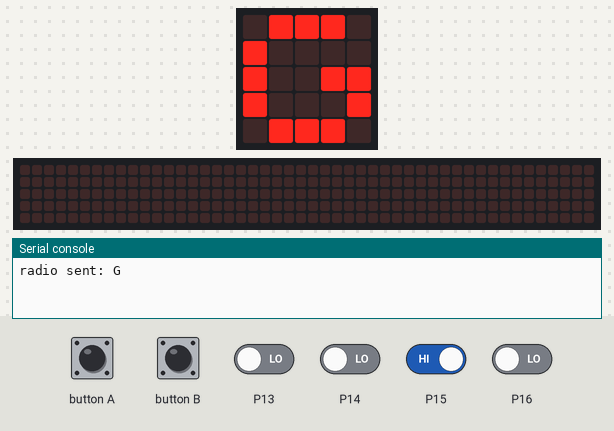
Bench run of a program on a simulated BBC micro:bit (MakeCode). Shown: the board's 5×5 LED display, a strip that is not on the board, showing the scrolling text unrolled, the last lines printed to the serial console. Inputs (shaded band) come from the test bench; at power-on: P15 HIGH, P13, P14, P16 LOW. No radio messages arrive unless stated (any console line starting 'radio sent:' is added by the test bench); the 48×5 strip is a reading aid, not a part: it shows the text the display is scrolling, unrolled, one strip-width of it at a time.

Above: at 1.2 s.
1.3 s: P13 driven HIGH
At 1.92 s:
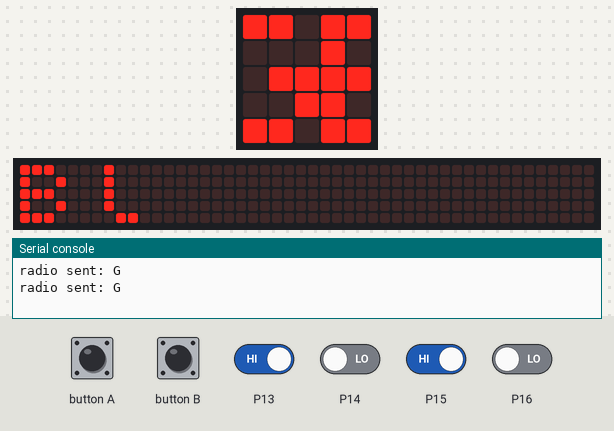
3.5 s: P15 driven LOW
At 5.0 s:
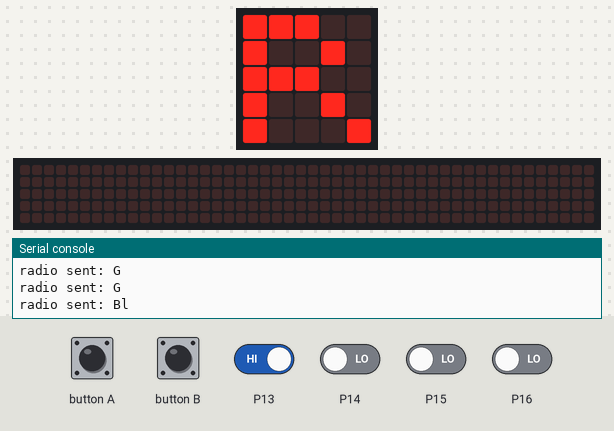
5.7 s: button A pressed for 0.15 s
At 7.1 s:
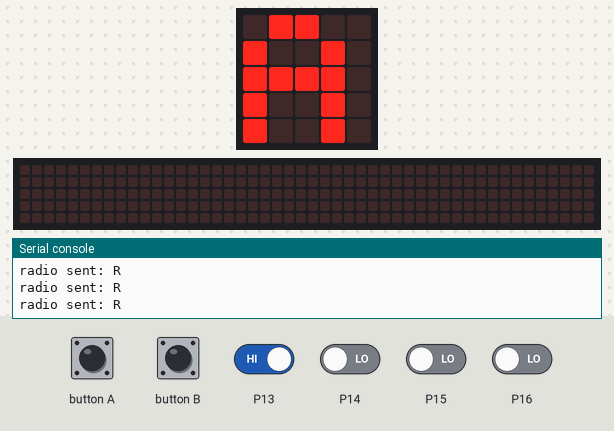
8.8 s: button B pressed for 0.15 s
At 10.1 s:
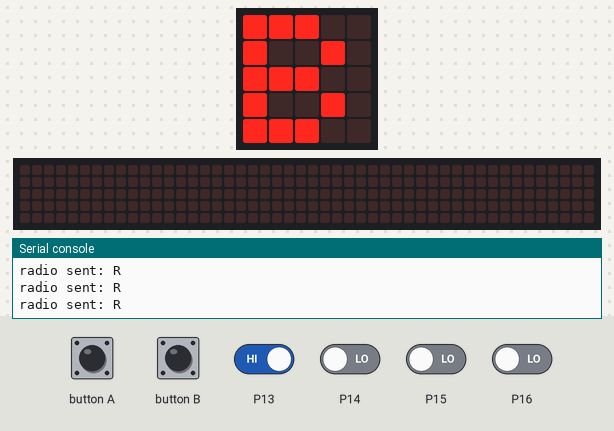
11.8 s: P15 driven HIGH
At 11.96 s:
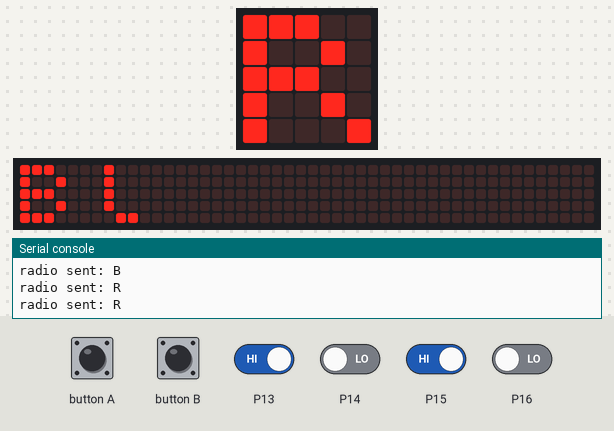
13.3 s: P16 driven HIGH
At 15.9 s:
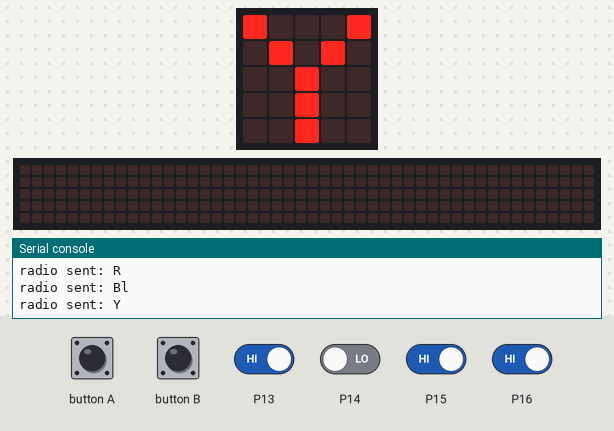
Timing chart, 0 to 17.1 s (numbered marks = the images above; inputs shaded):
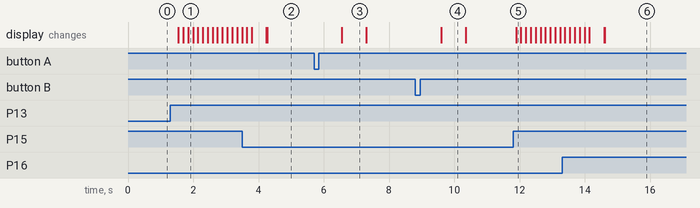

The program:

main.ts
```typescript
input.onButtonPressed(Button.A, function () {
    basic.showString("A")
    radio.sendString("A")
})
input.onButtonPressed(Button.B, function () {
    basic.showString("B")
    radio.sendString("B")
})
radio.setGroup(168)
pins.setPull(DigitalPin.P13, PinPullMode.PullNone)
pins.setPull(DigitalPin.P14, PinPullMode.PullNone)
pins.setPull(DigitalPin.P15, PinPullMode.PullNone)
pins.setPull(DigitalPin.P16, PinPullMode.PullNone)
basic.forever(function () {
    if (pins.digitalReadPin(DigitalPin.P15) == 0) {
        basic.showString("R")
        radio.sendString("R")
    } else if (pins.digitalReadPin(DigitalPin.P13) == 0) {
        basic.showString("G")
        radio.sendString("G")
    } else if (pins.digitalReadPin(DigitalPin.P16) == 0) {
        basic.showString("Bl")
        radio.sendString("Bl")
    } else if (pins.digitalReadPin(DigitalPin.P14) == 0) {
        basic.showString("Y")
        radio.sendString("Y")
    } else {
        if (pins.analogReadPin(AnalogPin.P2) > 550 && (pins.analogReadPin(AnalogPin.P1) > 450 && pins.analogReadPin(AnalogPin.P1) < 550)) {
            basic.showString("^")
            radio.sendString("^")
        } else if (pins.analogReadPin(AnalogPin.P2) < 450 && (pins.analogReadPin(AnalogPin.P1) > 450 && pins.analogReadPin(AnalogPin.P1) < 550)) {
            basic.showString("v")
            radio.sendString("v")
        } else if (pins.analogReadPin(AnalogPin.P1) < 450 && (pins.analogReadPin(AnalogPin.P2) > 450 && pins.analogReadPin(AnalogPin.P2) < 550)) {
            basic.showString("<")
            radio.sendString("<")
        } else if (pins.analogReadPin(AnalogPin.P1) > 550 && (pins.analogReadPin(AnalogPin.P2) > 450 && pins.analogReadPin(AnalogPin.P2) < 550)) {
            basic.showString(">")
            radio.sendString(">")
        } else {
            if (pins.analogReadPin(AnalogPin.P2) > 550 && pins.analogReadPin(AnalogPin.P1) < 450) {
                basic.showString("LF")
                radio.sendString("LF")
            } else if (pins.analogReadPin(AnalogPin.P2) > 550 && pins.analogReadPin(AnalogPin.P1) > 550) {
                basic.showString("RF")
                radio.sendString("RF")
            } else if (pins.analogReadPin(AnalogPin.P2) < 450 && pins.analogReadPin(AnalogPin.P1) < 450) {
                basic.showString("LB")
                radio.sendString("LB")
            } else if (pins.analogReadPin(AnalogPin.P2) < 450 && pins.analogReadPin(AnalogPin.P1) > 550) {
                basic.showString("RB")
                radio.sendString("RB")
            }
        }
    }
})
```

test.ts
```typescript
// 在這裡測試；當此封包作為擴充功能時，將不會編譯此內容。
```

Measured:
- after the input at 1.3 s, the display: first changes after 0.24 s (image 1 shows a later state)
- after the input at 3.5 s, the display: first differs from a run without the input after 0.76 s (image 2)
- after the input at 5.7 s, the display: changes after 0.86 s (image 3)
- after the input at 8.8 s, the display: changes after 0.80 s (image 4)
- after the input at 11.8 s, the display: changes after 0.09 s (image 5)
- after the input at 13.3 s, the display: first differs from a run without the input after 1.3 s (image 6)
- what the display in image 3 shows lasts 0.7 s, from 6.6 s to 7.3 s
